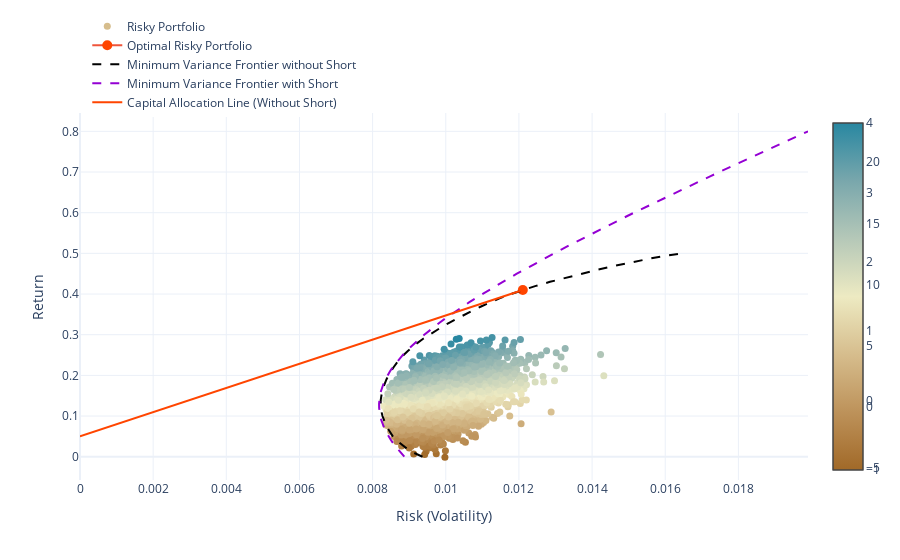

Notebook cell for this chart:
### Code cell
#-- Plot the risk vs. return of randomly generated portfolios
#- Convert the list from before into an array for easy plotting
mean_variance_pairs = np.array(mean_variance_pairs)
risk_free_rate=0.05 #-- Include risk free rate here for sharpe ratio

#-- Create Plot
import plotly.graph_objects as go
import plotly.offline as py
data1 = go.Scatter(x=mean_variance_pairs[:,1]**0.5, 
                   y=mean_variance_pairs[:,0], 
                   #- Add color scale for sharpe ratio   
                   marker=dict(color=(mean_variance_pairs[:,0]-risk_free_rate)/(mean_variance_pairs[:,1]**0.5), 
                                  showscale=True, 
                                  size=7,
#                                  line=dict(width=1),
                                  colorscale="earth"#,
 #                                 colorbar=dict(title="Sharpe<br>Ratio")
                                 ), 
                   mode='markers',
                   name="Risky Portfolio")

data2 = go.Scatter(x=[0.012106],
                   y=[0.41],
                   marker=dict(color=['orangered'],
                              showscale=True,
                              size=10),
                   name="Optimal Risky Portfolio")
#- Add title/labels
layout = dict(template='plotly_white',
                  xaxis=dict(title='Risk (Volatility)'),
                  yaxis=dict(title='Return'),
                  #title='Minimal Variance Frontier of Growth Stocks - China',
                  legend=dict(yanchor="bottom", xanchor="left", y=0.99, x=0.01))
#                  coloraxis_colorbar=dict(title="Sharpe Ratio"))

frontier = go.Scatter(x=risk,
                      y=ret,
                      mode="lines",
                      line=dict(color='black',
                                dash='dash'),
                      name="Minimum Variance Frontier without Short")

frontier2 = go.Scatter(x=risk2,
                       y=ret2,
                       mode="lines",
                       line=dict(color='darkviolet',
                                dash='dash'),
                       name="Minimum Variance Frontier with Short")

CAL = go.Scatter(x=[0, 0.012106],
                 y=[0.05, 0.41],
                 line=dict(color='orangered',
                           dash='solid'),
                 mode='lines',
                 name='Capital Allocation Line (Without Short)')
fig=go.Figure(data=[data1,data2, frontier, frontier2, CAL],layout=layout)
py.iplot(fig)

### Figure 1 — Plotly figure (JSON) as saved in the notebook; plotly's stock layout.template omitted (floating-point values rounded to 4 significant figures; data arrays with more than 128 entries replaced by an {"elided": "..."} marker saying what was removed)
{"data": [{"marker": {"color": {"elided": "4950 float values"}, "colorscale": [[0, "rgb(161, 105, 40)"], [0.1667, "rgb(189, 146, 90)"], [0.3333, "rgb(214, 189, 141)"], [0.5, "rgb(237, 234, 194)"], [0.6667, "rgb(181, 200, 184)"], [0.8333, "rgb(121, 167, 172)"], [1, "rgb(40, 135, 161)"]], "showscale": true, "size": 7}, "mode": "markers", "name": "Risky Portfolio", "type": "scatter", "x": {"elided": "4950 float values"}, "y": {"elided": "4950 float values"}}, {"marker": {"color": ["orangered"], "showscale": true, "size": 10}, "name": "Optimal Risky Portfolio", "type": "scatter", "x": [0.01211], "y": [0.41]}, {"line": {"color": "black", "dash": "dash"}, "mode": "lines", "name": "Minimum Variance Frontier without Short", "type": "scatter", "x": [0.009364, 0.00912, 0.008936, 0.008783, 0.008655, 0.008554, 0.008475, 0.008409, 0.008353, 0.008307, 0.00827, 0.008244, 0.008227, 0.008219, 0.008222, 0.008235, 0.008258, 0.008289, 0.008329, 0.008378, 0.008435, 0.0085, 0.008574, 0.008655, 0.008746, 0.008848, 0.008963, 0.009089, 0.009229, 0.009382, 0.009546, 0.009722, 0.009908, 0.0101, 0.01031, 0.01052, 0.01075, 0.01098, 0.01122, 0.01148, 0.01178, 0.01211, 0.01246, 0.01285, 0.01326, 0.0137, 0.01417, 0.01465, 0.01516, 0.01574, 0.01644], "y": [0, 0.01, 0.02, 0.03, 0.04, 0.05, 0.06, 0.07, 0.08, 0.09, 0.1, 0.11, 0.12, 0.13, 0.14, 0.15, 0.16, 0.17, 0.18, 0.19, 0.2, 0.21, 0.22, 0.23, 0.24, 0.25, 0.26, 0.27, 0.28, 0.29, 0.3, 0.31, 0.32, 0.33, 0.34, 0.35, 0.36, 0.37, 0.38, 0.39, 0.4, 0.41, 0.42, 0.43, 0.44, 0.45, 0.46, 0.47, 0.48, 0.49, 0.5]}, {"line": {"color": "darkviolet", "dash": "dash"}, "mode": "lines", "name": "Minimum Variance Frontier with Short", "type": "scatter", "x": [0.008867, 0.008766, 0.008672, 0.008586, 0.008508, 0.008437, 0.008375, 0.00832, 0.008275, 0.008238, 0.008209, 0.008189, 0.008178, 0.008176, 0.008183, 0.008199, 0.008224, 0.008257, 0.008299, 0.00835, 0.008409, 0.008476, 0.008551, 0.008633, 0.008724, 0.008821, 0.008926, 0.009038, 0.009156, 0.009281, 0.009411, 0.009548, 0.00969, 0.009837, 0.009989, 0.01015, 0.01031, 0.01048, 0.01065, 0.01082, 0.011, 0.01118, 0.01137, 0.01156, 0.01175, 0.01194, 0.01214, 0.01234, 0.01255, 0.01275, 0.01296, 0.01317, 0.01338, 0.0136, 0.01381, 0.01403, 0.01425, 0.01447, 0.0147, 0.01492, 0.01515, 0.01538, 0.0156, 0.01584, 0.01607, 0.0163, 0.01653, 0.01677, 0.017, 0.01724, 0.01748, 0.01772, 0.01796, 0.0182, 0.01844, 0.01868, 0.01892, 0.01917, 0.01941, 0.01966, 0.0199], "y": [0, 0.01, 0.02, 0.03, 0.04, 0.05, 0.06, 0.07, 0.08, 0.09, 0.1, 0.11, 0.12, 0.13, 0.14, 0.15, 0.16, 0.17, 0.18, 0.19, 0.2, 0.21, 0.22, 0.23, 0.24, 0.25, 0.26, 0.27, 0.28, 0.29, 0.3, 0.31, 0.32, 0.33, 0.34, 0.35, 0.36, 0.37, 0.38, 0.39, 0.4, 0.41, 0.42, 0.43, 0.44, 0.45, 0.46, 0.47, 0.48, 0.49, 0.5, 0.51, 0.52, 0.53, 0.54, 0.55, 0.56, 0.57, 0.58, 0.59, 0.6, 0.61, 0.62, 0.63, 0.64, 0.65, 0.66, 0.67, 0.68, 0.69, 0.7, 0.71, 0.72, 0.73, 0.74, 0.75, 0.76, 0.77, 0.78, 0.79, 0.8]}, {"line": {"color": "orangered", "dash": "solid"}, "mode": "lines", "name": "Capital Allocation Line (Without Short)", "type": "scatter", "x": [0, 0.01211], "y": [0.05, 0.41]}], "layout": {"legend": {"x": 0.01, "xanchor": "left", "y": 0.99, "yanchor": "bottom"}, "xaxis": {"title": {"text": "Risk (Volatility)"}}, "yaxis": {"title": {"text": "Return"}}}}
